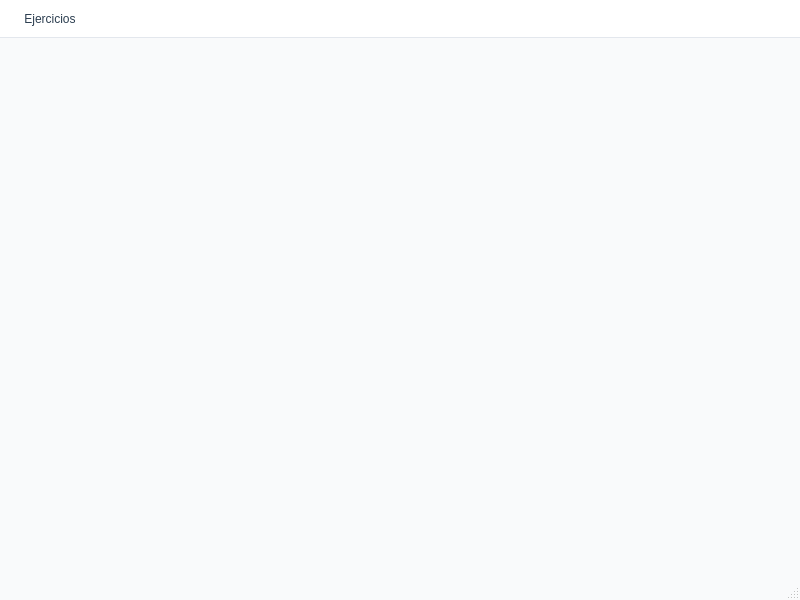
<?xml version="1.0" encoding="UTF-8"?>
<ui version="4.0">
 <class>MainWindow</class>
 <widget class="QMainWindow" name="MainWindow">
  <property name="geometry">
   <rect>
    <x>0</x>
    <y>0</y>
    <width>800</width>
    <height>600</height>
   </rect>
  </property>
  <property name="windowTitle">
   <string>App Ejercicios</string>
  </property>
  <property name="styleSheet">
   <string notr="true">/* QMainWindow */
QMainWindow {
    background-color: #F9FAFB;
    font-family: &quot;Segoe UI&quot;;
    font-size: 10pt;
    color: #2C3E50;
}

/* QMenuBar */
QMenuBar {
    background-color: #FFFFFF;
    border-bottom: 1px solid #E3E7ED;
    padding: 4px;
}

QMenuBar::item {
    background: transparent;
    padding: 6px 12px;
    margin: 2px;
    border-radius: 6px;
    color: #2C3E50;
}

QMenuBar::item:selected {
    background-color: #EEF2F7;
}

QMenuBar::item:pressed {
    background-color: #E3E9F0;
}

/* QMenu */
QMenu {
    background-color: #FFFFFF;
    border: 1px solid #DDE3EA;
    border-radius: 8px;
    padding: 6px;
}

QMenu::item {
    padding: 6px 20px;
    border-radius: 6px;
    color: #2C3E50;
}

QMenu::item:selected {
    background-color: #3A7CA5;
    color: #FFFFFF;
}

QMenu::item:disabled {
    color: #A0A7B4;
}

/* Separador dentro del menú */
QMenu::separator {
    height: 1px;
    background: #E3E7ED;
    margin: 4px 8px;
}

/* QAction (afecta elementos del menú) */
QAction {
    padding: 6px 20px;
}</string>
  </property>
  <widget class="QWidget" name="centralwidget"/>
  <widget class="QMenuBar" name="menubar">
   <property name="geometry">
    <rect>
     <x>0</x>
     <y>0</y>
     <width>800</width>
     <height>40</height>
    </rect>
   </property>
   <widget class="QMenu" name="menuEjercicios">
    <property name="title">
     <string>Ejercicios</string>
    </property>
    <addaction name="actionCalculadora"/>
    <addaction name="actionGalones_a_Litros"/>
    <addaction name="actionPozo"/>
    <addaction name="actionCelsius_a_F"/>
    <addaction name="separator"/>
    <addaction name="actionSalir"/>
   </widget>
   <addaction name="menuEjercicios"/>
  </widget>
  <widget class="QStatusBar" name="statusbar"/>
  <action name="actionCalculadora">
   <property name="text">
    <string>Calculadora</string>
   </property>
  </action>
  <action name="actionSalir">
   <property name="text">
    <string>Salir</string>
   </property>
  </action>
  <action name="actionGalones_a_Litros">
   <property name="text">
    <string>Galones a Litros</string>
   </property>
  </action>
  <action name="actionPozo">
   <property name="text">
    <string>Pozo</string>
   </property>
  </action>
  <action name="actionCelsius_a_F">
   <property name="text">
    <string>Celsius a F</string>
   </property>
  </action>
 </widget>
 <resources/>
 <connections/>
</ui>
